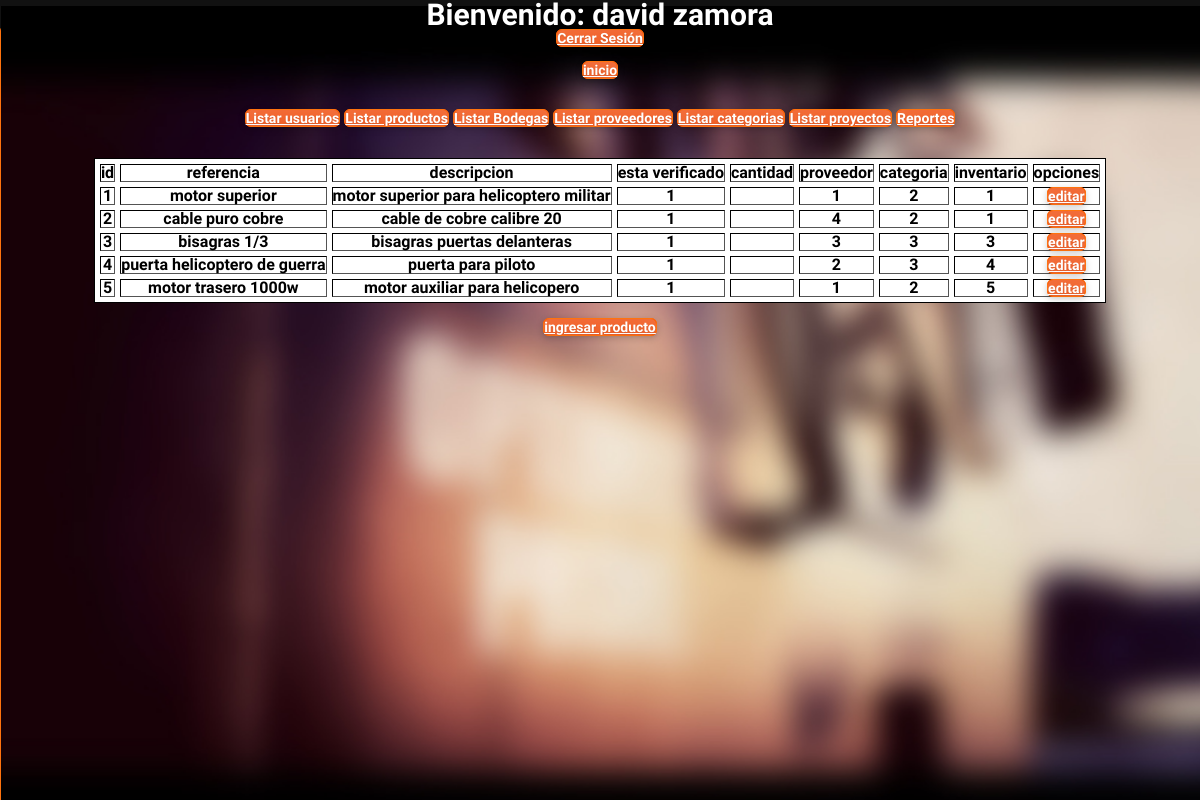
The page /listarProductos.php (signed in) on the database its author committed.
### tables this page shows
CREATE TABLE `producto` (
  `id` int(11) NOT NULL AUTO_INCREMENT,
  `referencia` varchar(45) NOT NULL,
  `descripcion` text NOT NULL,
  `is_verificado` tinyint(4) NOT NULL,
  `proveedor_id_proveedor` int(11) NOT NULL,
  `categoria_id_categoria` int(11) NOT NULL,
  `inventario_id` int(11) NOT NULL,
  PRIMARY KEY (`id`),
  KEY `fk_material_proveedor1_idx` (`proveedor_id_proveedor`),
  KEY `fk_material_categoria1_idx` (`categoria_id_categoria`),
  KEY `fk_producto_inventario1_idx` (`inventario_id`),
  CONSTRAINT `fk_material_categoria1` FOREIGN KEY (`categoria_id_categoria`) REFERENCES `categoria` (`id`) ON DELETE NO ACTION ON UPDATE NO ACTION,
  CONSTRAINT `fk_material_proveedor1` FOREIGN KEY (`proveedor_id_proveedor`) REFERENCES `proveedor` (`id`) ON DELETE NO ACTION ON UPDATE NO ACTION,
  CONSTRAINT `fk_producto_inventario1` FOREIGN KEY (`inventario_id`) REFERENCES `inventario` (`id`) ON DELETE NO ACTION ON UPDATE NO ACTION
);

### DAO/ProductoDAO.php (called while the page is built, shortened)
<?php
	class ProductoDAO{
		function listarProductos(){
			$con = conexion::getConexion();
			$query = $con->query("SELECT * FROM Producto")->fetchAll(PDO::FETCH_OBJ);
			return $query;
		}
	}
 ?>

### listarProductos.php (the view, shortened to what this page needs)
<?php
	require('DAO/ProductoDAO.php');
	if(isset($_SESSION['rol']) || $_SESSION['rol'] === 1){
		$productoDAO = new ProductoDAO();
		$listarProductos = $productoDAO->listarProductos();
 ?>
 <!DOCTYPE html>
 <html>
	 <head>
	 	<?php include("template/template.php"); ?>
	 </head>
	 <body>
 	<table  border="1" cellspacing="5" >
	 		<thead>
	 				<th>id</th>
	 				<th>referencia</th>
	 				<th>descripcion</th>
	 				<th>esta verificado</th>
	 				<th>cantidad</th>
	 				<th>proveedor</th>
	 				<th>categoria</th>
	 				<th>inventario</th>
	 				<th>opciones</th>
	 		</thead>
	 		<tbody>
	 			<?php foreach ($listarProductos as $producto): ?>
	 				<tr>
	 					<th><?php echo $producto->id; ?></th>
	 					<th><?php echo $producto->referencia; ?></th>
	 					<th><?php echo $producto->descripcion; ?></th>
	 					<th><?php echo $producto->is_verificado; ?></th>
	 					<th><?php echo $producto->cantidad; ?></th>
	 					<th><?php echo $producto->proveedor_id_proveedor; ?></th>
	 					<th><?php echo $producto->categoria_id_categoria; ?></th>
	 					<th><?php echo $producto->inventario_id; ?></th>
	 					<th><a href="editarProducto.php?idProducto=<?php echo $producto->id ?>">editar</a></th>
	 				</tr>
	 			<?php endforeach ?>
	 		</tbody>
	 	</table>
	 	<br>
	 	<a class="button" href="crearProducto.php">ingresar producto</a>
	 </body>
 </html>
<?php
		}
?>

### assets/css/supersized.css (style rules this page uses)
* { margin:0; padding:0; }
body { background:#111; height:100%; }

### assets/css/style.css (style rules this page uses)
body { background: #f8f8f8; font-family: 'PT Sans', Helvetica, Arial, sans-serif; text-align: center; color: #fff; }
button, a { cursor: pointer; width: 300px; height: 44px; margin-top: 25px; padding: 0; background: #ef4300; -moz-border-radius: 6px; -webkit-border-radius: 6px; border-radius: 6px; border: 1px solid #ff730e; -moz-box-shadow: 0 15px 30px 0 rgba(255,255,255,.25) inset, 0 2px 7px 0 rgba(0,0,0,.2); -webkit-box-shadow: 0 15px 30px 0 rgba(255,255,255,.25) inset, 0 2px 7px 0 rgba(0,0,0,.2); box-shadow: 0 15px 30px 0 rgba(255,255,255,.25) inset, 0 2px 7px 0 rgba(0,0,0,.2); font-family: 'PT Sans', Helvetica, Arial, sans-serif; font-size: 14px; font-weight: 700; color: #fff; text-shadow: 0 1px 2px rgba(0,0,0,.1); -o-transition: all .2s; -moz-transition: all .2s; -webkit-transition: all .2s; -ms-transition: all .2s; }

### rows shown on the page
producto: id "1", referencia "motor superior", descripcion "motor superior para helicoptero militar", is_verificado "1", proveedor_id_proveedor "1", categoria_id_categoria "2", inventario "1"
producto: id "2", referencia "cable puro cobre", descripcion "cable de cobre calibre 20", is_verificado "1", proveedor_id_proveedor "4", categoria_id_categoria "2", inventario "1"
producto: id "3", referencia "bisagras 1/3", descripcion "bisagras puertas delanteras", is_verificado "1", proveedor_id_proveedor "3", categoria_id_categoria "3", inventario "3"
producto: id "4", referencia "puerta helicoptero de guerra", descripcion "puerta para piloto", is_verificado "1", proveedor_id_proveedor "2", categoria_id_categoria "3", inventario "4"
producto: id "5", referencia "motor trasero 1000w", descripcion "motor auxiliar para helicopero", is_verificado "1", proveedor_id_proveedor "1", categoria_id_categoria "2", inventario "5"
